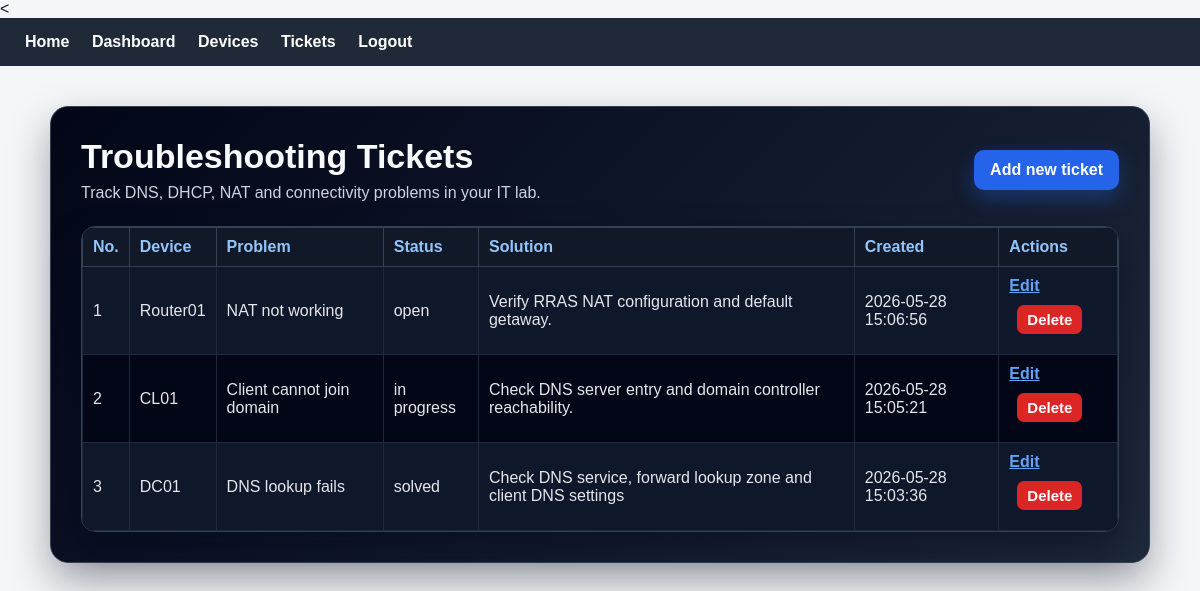
Screenshot of /tickets (signed in) with the database file from the repository.
### tables this page shows
CREATE TABLE tickets (
    id INTEGER PRIMARY KEY AUTOINCREMENT,
    device_id INTEGER NOT NULL,
    title TEXT NOT NULL,
    description TEXT NOT NULL,
    status TEXT NOT NULL DEFAULT 'open',
    solution TEXT,
    created_at DATETIME DEFAULT CURRENT_TIMESTAMP,
    FOREIGN KEY(device_id) REFERENCES devices(id)
);

CREATE TABLE devices (
    id INTEGER PRIMARY KEY AUTOINCREMENT,
    user_id INTEGER NOT NULL,
    hostname TEXT NOT NULL,
    device_type TEXT NOT NULL,
    ip_address TEXT NOT NULL,
    subnet_mask TEXT,
    gateway TEXT,
    dns_server TEXT,
    operating_system TEXT,
    role TEXT,
    location TEXT,
    notes TEXT,
    FOREIGN KEY(user_id) REFERENCES users(id)
);

### app.py (the view)
@app.route("/tickets")
def tickets():
    if "user_id" not in session:
        return redirect("/login")
    connection = get_db_connection()
    tickets = connection.execute("""
        SELECT tickets.*, devices.hostname
        FROM tickets
        JOIN devices ON tickets.device_id = devices.id
        WHERE devices.user_id = ?
        ORDER BY tickets.created_at DESC
    """, (session["user_id"],)).fetchall()
    connection.close()
    return render_template("tickets.html", tickets=tickets)

### app.py (called while the page is built)
def get_db_connection():
    connection = sqlite3.connect("lab.db")
    connection.row_factory = sqlite3.Row
    return connection

### templates/tickets.html
{% extends "layout.html" %}
{% block main %}
<div class="tickets-page">
    <div class="tickets-header">
        <div>
            <h1>Troubleshooting Tickets</h1>
            <p>Track DNS, DHCP, NAT and connectivity problems in your IT lab.</p>
        </div>
        <a class="action-link" href="/tickets/add">Add new ticket</a>
    </div>
    <div class="table-card">
        <table id="ticketsTable">
            <tr>
                <th>No.</th>
                <th>Device</th>
                <th>Problem</th>
                <th>Status</th>
                <th>Solution</th>
                <th>Created</th>
                <th>Actions</th>
            </tr>
            {% for ticket in tickets %}
            <tr>
                <td>{{ loop.index }}</td>
                <td>{{ ticket["hostname"] }}</td>
                <td>{{ ticket["title"] }}</td>
                <td>{{ ticket["status"] }}</td>
                <td>{{ ticket["solution"] }}</td>
                <td>{{ ticket["created_at"] }}</td>
                <td>
                    <a href="/tickets/{{ ticket['id'] }}/edit">Edit</a>
                    <form
                        class="delete-form"
                        action="/tickets/{{ ticket['id'] }}/delete"
                        method="post"
                        onsubmit="return confirmDelete()"
                    >
                        <button class="delete-button" type="submit">Delete</button>
                    </form>
                </td>
            </tr>
            {% endfor %}
        </table>
    </div>
</div>
{% endblock %}

### static/style.css (style rules this page uses)
* { box-sizing: border-box; }
body { font-family: Arial, sans-serif; margin: 0; background: #f4f6f8; color: #111827; }
a { color: #2563eb; }
h1 { color: #111827; }
input, button, select, textarea { display: block; width: 100%; margin: 10px 0; padding: 10px; font-size: 15px; }
button { background: #1f2937; color: white; border: none; cursor: pointer; border-radius: 6px; font-weight: bold; }
table { width: 100%; border-collapse: collapse; margin-top: 20px; }
td, th { border: 1px solid #ddd; padding: 10px; }
th { background: #e5e7eb; text-align: left; }
.action-link { display: inline-block; background: #2563eb; color: white; padding: 11px 16px; border-radius: 10px; text-decoration: none; font-weight: bold; box-shadow: 0 8px 20px rgba(37, 99, 235, 0.25); }
.delete-form { display: inline; }
.delete-button { width: auto; display: inline; background: #dc2626; color: white; padding: 6px 10px; margin-left: 8px; border-radius: 7px; }
.dashboard-page, .devices-page, .tickets-page, .form-page { background: linear-gradient(135deg, #020617, #0f172a, #1e293b); border-radius: 18px; padding: 30px; border: 1px solid #334155; box-shadow: 0 18px 40px rgba(2, 6, 23, 0.35); }
.dashboard-header, .devices-header, .tickets-header, .form-header { display: flex; justify-content: space-between; align-items: center; gap: 20px; margin-bottom: 24px; }
.dashboard-header h1, .devices-header h1, .tickets-header h1, .form-header h1 { margin: 0; color: #f8fafc; font-size: 34px; }
.dashboard-header p, .devices-header p, .tickets-header p, .form-header p { margin: 8px 0 0 0; color: #cbd5e1; }
.dashboard-page .action-link, .devices-page .action-link, .tickets-page .action-link, .form-page .action-link { background: #2563eb; color: white; box-shadow: 0 8px 20px rgba(37, 99, 235, 0.35); }
.devices-page .table-card, .tickets-page .table-card { background: #020617; border-radius: 14px; overflow: hidden; box-shadow: 0 16px 35px rgba(2, 6, 23, 0.45); border: 1px solid #334155; }
.devices-page table, .tickets-page table { width: 100%; margin-top: 0; border-collapse: collapse; color: #e5e7eb; }
.devices-page th, .tickets-page th { background: #111827; color: #93c5fd; border-color: #334155; font-weight: bold; }
.devices-page td, .tickets-page td { background: #020617; color: #e5e7eb; border-color: #1e293b; }
.devices-page tr:nth-child(even) td, .tickets-page tr:nth-child(even) td { background: #0f172a; }
.devices-page table a, .tickets-page table a { color: #60a5fa; font-weight: bold; }

### rows the page displays
tickets: hostname "Router01", title "NAT not working", status "open", solution "Verify RRAS NAT configuration and default getaway.", created_at "2026-05-28 15:06:56"
tickets: hostname "CL01", title "Client cannot join domain", status "in progress", solution "Check DNS server entry and domain controller reachability.", created_at "2026-05-28 15:05:21"
tickets: hostname "DC01", title "DNS lookup fails", status "solved", solution "Check DNS service, forward lookup zone and client DNS settings", created_at "2026-05-28 15:03:36"
